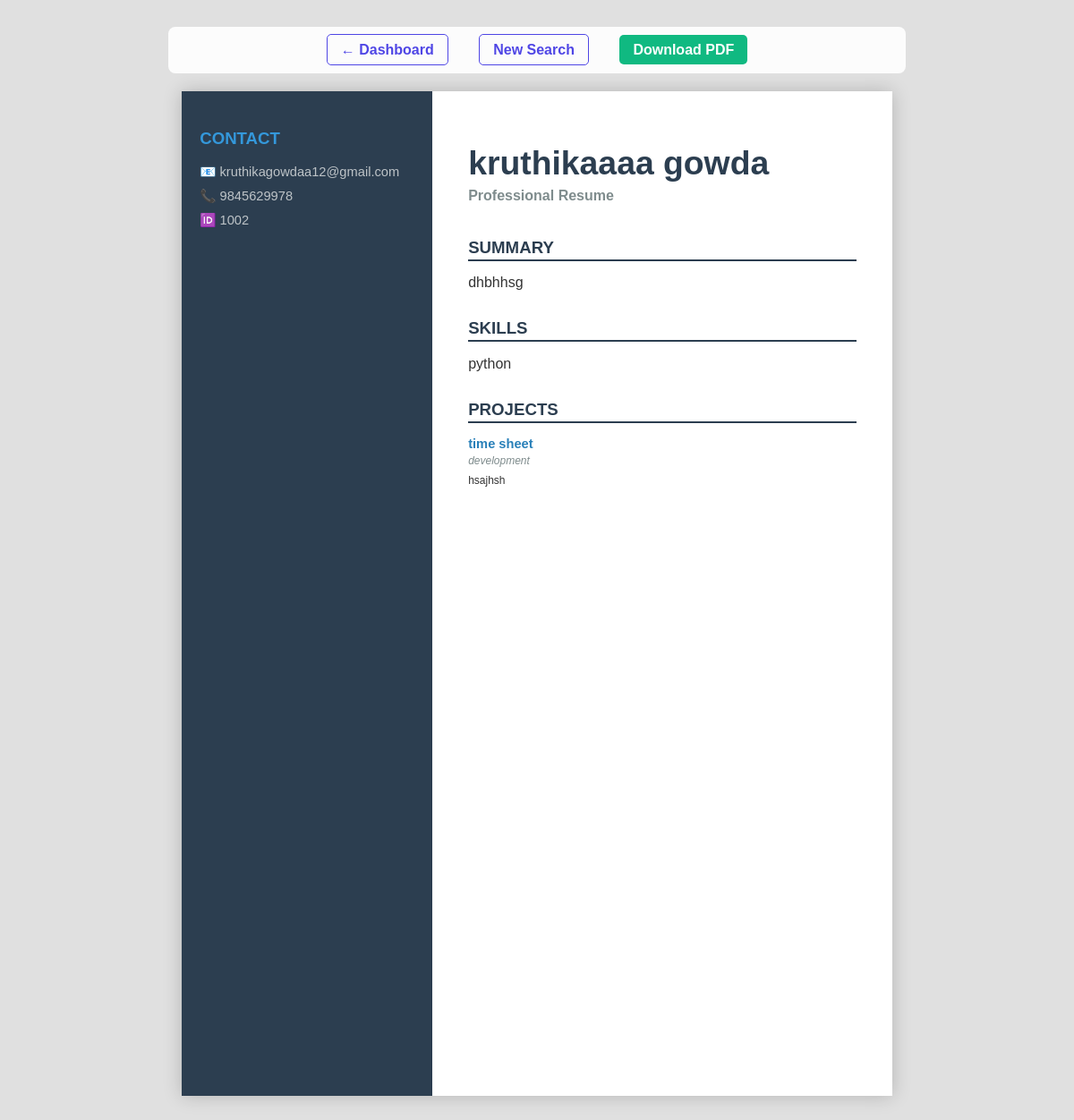
Screenshot of /resume/ with the database file from the repository.
### generator/models.py (models this page shows, shortened)
class Employee(models.Model):
    name = models.CharField(max_length=100)
    emp_id = models.CharField(max_length=20, unique=True)
    email = models.EmailField()
    phone = models.CharField(max_length=15)
    summary = models.TextField()
    technical_skills = models.TextField(help_text="Enter skills separated by commas")

class EmployeeProjectMapping(models.Model):
    employee = models.ForeignKey(Employee, on_delete=models.CASCADE, related_name='project_mappings')
    project = models.ForeignKey(Project, on_delete=models.CASCADE)
    role = models.CharField(max_length=100)

class Project(models.Model):
    title = models.CharField(max_length=200)
    description = models.TextField()

### generator/views.py (the view, shortened to what this page needs)
# urls.py: path('resume/', views.generate_resume, name='generate_resume'), # Updated line
def generate_resume(request):
    query = request.GET.get('query', '')
    action = request.GET.get('action', 'view')  # Default to view
    employee = Employee.objects.filter(name__icontains=query).first() or \
               Employee.objects.filter(emp_id=query).first()
    if not employee:
        return HttpResponse("<h2>Employee Not Found</h2><a href='/'>Go Back</a>")
    projects = EmployeeProjectMapping.objects.filter(employee=employee)
    context = {'emp': employee, 'projects': projects}
    if action == 'view':
        return render(request, 'generator/resume_template.html', context)

### generator/templates/generator/resume_template.html (shortened to what this page needs)
<!DOCTYPE html>
<html>
<head>
</head>
<body>
    <div class="no-print">
        <a href="{% url 'dashboard' %}" class="nav-link">← Dashboard</a>
        <a href="{% url 'search' %}" class="nav-link">New Search</a>
        <a href="?query={{ emp.emp_id }}&action=download" class="nav-link" style="background:#10b981; color:white; border:none;">Download PDF</a>
    </div>
    <div class="page">
        <table class="container">
            <tr>
                <td class="sidebar">
                    <div style="font-size: 14pt; font-weight: bold; color: #3498db; margin-bottom: 10pt;">CONTACT</div>
                    <div style="font-size: 11pt; color: #bdc3c7; margin-bottom: 5pt;">📧 {{ emp.email }}</div>
                    <div style="font-size: 11pt; color: #bdc3c7; margin-bottom: 5pt;">📞 {{ emp.phone }}</div>
                    <div style="font-size: 11pt; color: #bdc3c7;">🆔 {{ emp.emp_id }}</div>
                </td>
                <td class="main">
                    <div class="name">{{ emp.name }}</div>
                    <div class="subtitle">Professional Resume</div>
                    <div class="section-header">SUMMARY</div>
                    <div style="font-size: 12pt; text-align: justify;">{{ emp.summary }}</div>
                    <div class="section-header">SKILLS</div>
                    <div style="font-size: 12pt; text-align: justify;">{{ emp.technical_skills }}</div>
                    <div class="section-header">PROJECTS</div>
                    {% for item in projects %}
                    <div style="margin-bottom: 15pt;">
                        <div style="font-size: 11pt; font-weight: bold; color: #2980b9;">{{ item.project.title }}</div>
                        <div style="font-size: 9pt; color: #7f8c8d; font-style: italic;">{{ item.role }}</div>
                        <div style="font-size: 9pt; margin-top: 4pt;">{{ item.project.description }}</div>
                </td>
                    </div>
                    {% endfor %}
</body>
</html>

### generator/templates/generator/resume_template.html (style rules this page uses)
@media screen { body { background: #e0e0e0; display: flex; flex-direction: column; align-items: center; padding-top: 30px; } }
@media screen { .page { background: white; width: 210mm; min-height: 297mm; box-shadow: 0 0 20px rgba(0,0,0,0.2); margin-bottom: 50px; overflow: hidden; } }
@media screen { .no-print { width: 210mm; margin-bottom: 20px; } }
body { font-family: 'Helvetica', 'Arial', sans-serif; color: #333333; line-height: 1.4; margin: 0; }
.container { width: 100%; border-collapse: collapse; min-height: 297mm; }
.sidebar { background-color: #2c3e50; color: #ffffff; width: 180pt; padding: 30pt 15pt; vertical-align: top; }
.main { padding: 40pt 30pt; vertical-align: top; background: white; }
.name { font-size: 28pt; font-weight: bold; color: #2c3e50; margin: 0; }
.subtitle { font-size: 12pt; color: #7f8c8d; margin-bottom: 25pt; font-weight: bold; }
.section-header { font-size: 14pt; font-weight: bold; color: #2c3e50; border-bottom: 2pt solid #2c3e50; margin-top: 20pt; margin-bottom: 10pt; }
.no-print { background: rgba(255, 255, 255, 0.9); padding: 15px; border-radius: 8px; text-align: center; backdrop-filter: blur(5px); }
.nav-link { color: #4f46e5; text-decoration: none; font-weight: 600; margin: 0 15px; padding: 8px 15px; border: 1px solid #4f46e5; border-radius: 5px; transition: 0.3s; }

### rows the page displays
Employee: email "kruthikagowdaa12@gmail.com", phone "9845629978", emp_id "1002", name "kruthikaaaa gowda", summary "dhbhhsg", technical_skills "python"
EmployeeProjectMapping: project "time sheet", role "development", project.description "hsajhsh"
